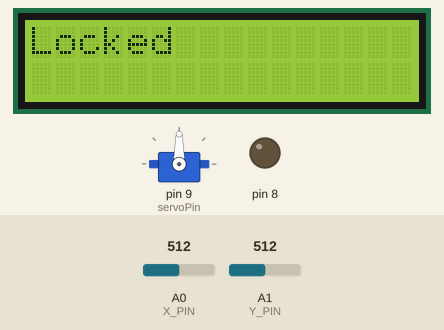
Simulated run of this sketch. Board: Arduino Uno, built with avr-gcc and run on an emulated ATmega328P. On the bench: servo, 16×2 character LCD, output pins drawn as LEDs (lit = HIGH). The inputs (shaded band) are chosen by the test bench; at power-on: A0 (X_PIN) = 512, A1 (Y_PIN) = 512. What the sketch prints to the serial monitor is not drawn.

Above: at 1.2 s.
1.3 s: A0 (X_PIN) set to 66
2.8 s: A0 (X_PIN) set to 53
At 2.97 s:
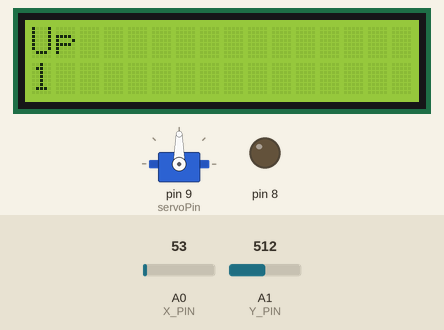
4.9 s: A0 (X_PIN) set to 1010
At 5.22 s:
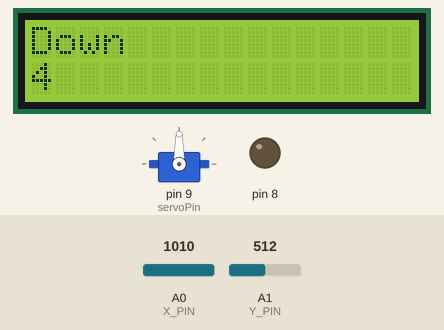
At 5.6 s:
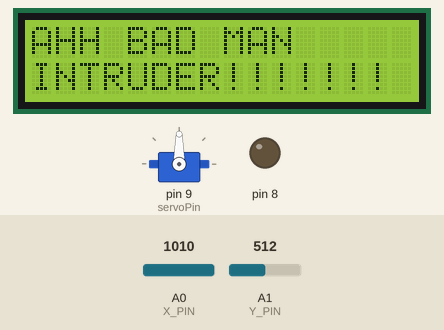
Timing chart, 0 to 7.9 s (numbered marks = the images above; inputs shaded):
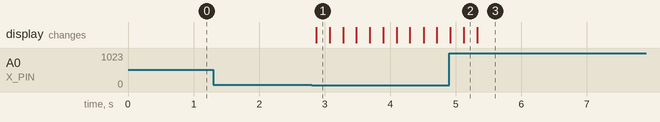

The sketch:

Digital_Lock_Code.ino
```cpp
#include <LiquidCrystal.h> //Library for LCD Display
#include <Servo.h> //Library for controlling Servo

// Declare servo, its initial angle, and its connecting pin
int servoPin = 9;
Servo servo;
int angle = 0;

// Define const joystick pin and its according directional pins
const int JOYSTICK_PIN = 13;
const int X_PIN = 0;
const int Y_PIN = 1;

int counter = 0; //total number of inputs inputted
int numOfAttempts = 0; //total number of attempts
char *input[4];
char *pass[4] = {"Left", "Right", "Up", "Down"}; //password for lock/unlock

// Declare lcd with according pins
LiquidCrystal lcd(12, 11, 5, 4, 3, 2);


void setup() {
  servo.attach(servoPin);
  lcd.begin(16, 2);
  lcd.print("Locked");
  pinMode(JOYSTICK_PIN, INPUT);
  pinMode(8, OUTPUT);
  digitalWrite(JOYSTICK_PIN, HIGH);
  Serial.begin(9600);
}

void loop() {
  // numOfAttempts number of attempts
  if (numOfAttempts < 3) {

    // Set a counter to input passwords
    if (counter < 4) {
      /* ===============
       * X-Pin defined as moving joystick left or right
       * Y-Pin defined as moving joystick up or down
         =============== */

      // If joystick pushed down
      if (analogRead(X_PIN) > 1000) {
        lcd.clear();
        lcd.setCursor(0, 0);
        lcd.print("Down");
        Serial.print("Down");
        lcd.setCursor(0, 1);
        lcd.print(counter + 1);
        input[counter] = "Down";
        counter++;
      }

      // If joystick pushed up
      else if (analogRead(X_PIN) < 60) {
        lcd.clear();
        lcd.setCursor(0, 0);
        lcd.print("Up");
        Serial.print("Up");
        lcd.setCursor(0, 1);
        lcd.print(counter + 1);
        input[counter] = "Up";
        counter++;
      }

      // If joystick pushed left
      else if (analogRead(Y_PIN) > 1000) {
        lcd.clear();
        lcd.setCursor(0, 0);
        lcd.print("Left");
        Serial.print("Left");
        lcd.setCursor(0, 1);
        lcd.print(counter + 1);
        input[counter] = "Left";
        counter++;
      }

      // If joystick pushed right
      else if (analogRead(Y_PIN) < 60) {
        lcd.clear();
        lcd.setCursor(0, 0);
        lcd.print("Right");
        Serial.print("Right");
        lcd.setCursor(0, 1);
        lcd.print(counter + 1);
        input[counter] = "Right";
        counter++;
      }
      delay(200);
    }

    // If all inputs inputted, check whether the password
    else {
      if ((input[0] == pass[0]) && (input[1] == pass[1]) && (input[2] == pass[2]) && (input[3] == pass[3])) {
        lcd.clear();
        numOfAttempts = 0;
        counter = 0;
        lcd.print("Welcome home!");

        // "Unlock" servo by turning angle to 90
        if (angle == 0) {
          for (angle = 0; angle < 90; angle++)
          {
            servo.write(angle);
            delay(15);
          }
        }

        // "Lock" servo  by turning angle back to 0
        else {
          lcd.print("You are locked!");
          for (angle = 90; angle > 0; angle--)
          {
            servo.write(angle);
            delay(15);
          }
        }
      }

      // If wrong attempt
      else {
        lcd.clear();
        numOfAttempts++;
        counter -= 4;
        lcd.print("Wrong Attempt:");
        lcd.setCursor(0, 1);
        lcd.print(numOfAttempts);
      }
    }
  }

  // After three incorrect attempts, it locks permanently
  else {
    lcd.clear();
    lcd.print("AHH BAD MAN");
    lcd.setCursor(0, 1);
    lcd.print("INTRUDER!!!!!!!");
    delay(500);
    if (angle == 90) {
      for (angle = 90; angle > 0; angle--)
      {
        servo.write(angle);
        delay(15);
      }
    }
  }
}
```

Measured:
- the behaviour switches between 60 and 59 on A0 (X_PIN) (found by bisection; images 0 and 1)
- after the input at 1.3 s, every drawn part: stays the same
- after the input at 2.8 s, the display: changes after 0.07 s (image 1)
- after the input at 4.9 s, the display: first changes at once (image 2 shows a later state)
